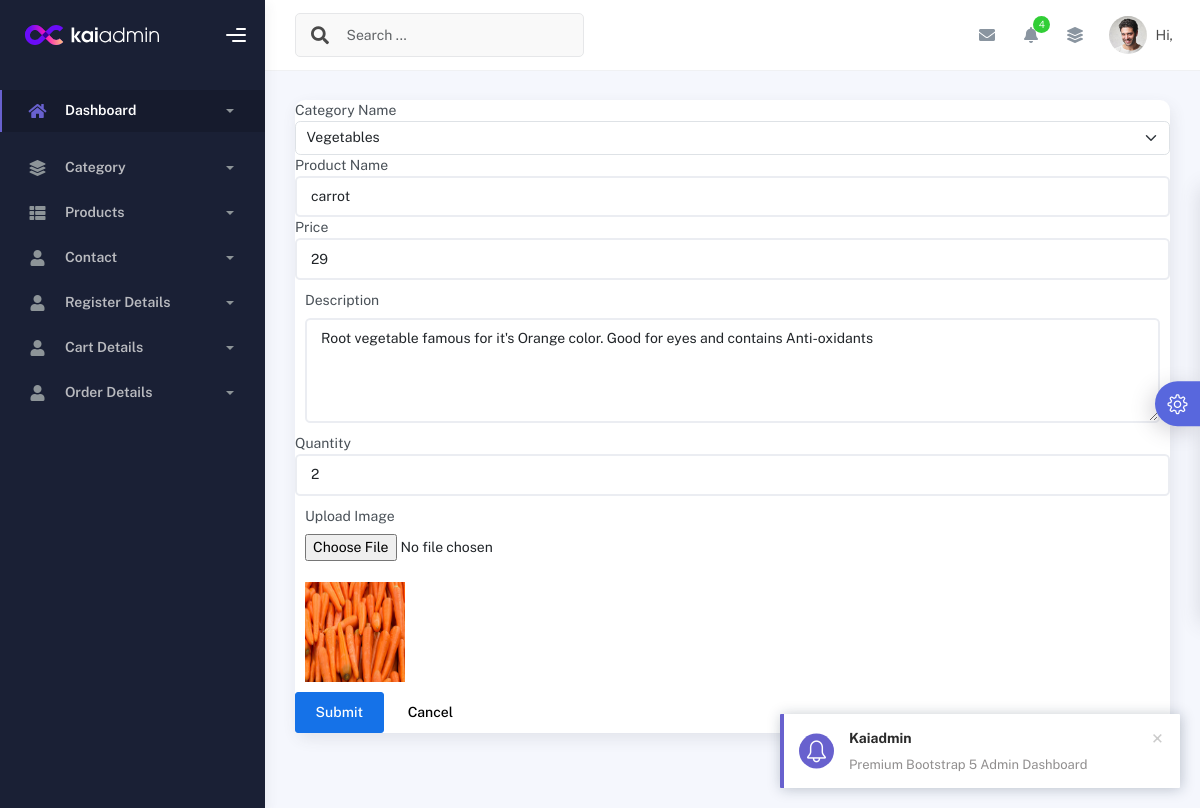
Screenshot of /AdminApp/EditProduct/1/ with the database file from the repository.
### AdminApp/models.py (models this page shows)
class ProductDB(models.Model):
    Name = models.CharField(max_length=200, null=True, blank=True)
    Product = models.CharField(max_length=200, null=True, blank=True)
    Price = models.IntegerField(null=True, blank=True)
    Description = models.CharField(max_length=200, null=True, blank=True)
    Quantity = models.IntegerField(null=True, blank=True)
    Image = models.ImageField(upload_to="Image", null=True, blank=True)

### AdminApp/views.py (the view)
# urls.py: path('EditProduct/<int:pro_id>/', views.EditProduct, name='EditProduct'),
def EditProduct(request, pro_id):
    data = ProductDB.objects.get(id=pro_id)
    Name = CategoryDB.objects.all()
    return render(request, 'EditProduct.html', {'data': data, 'Name': Name})

### AdminApp/templates/EditProduct.html (shortened to what this page needs)
<!DOCTYPE html>
{% extends 'index.html' %}
{% block content %}
<html lang="en">
<head>
</head>
<body>
<div class="card col-12">
  <form class="forms-sample" method="post" action="{% url 'UpdateProduct' pro_id=data.id %}"  enctype="multipart/form-data">
      <label for="exampleFormControlSelect1">Category Name</label><br>
      <select class="form-select" id="exampleFormControlSelect1" name="category_name">
          <option>{{data.Name}}</option>
      </select>
    <div>
        <label for="exampleInputName1">Product Name</label>
        <input type="text" class="form-control" id="exampleInputName1" placeholder="Product Name" name="product_name" value="{{data.Product}}">
    </div>
       <div>
        <label for="exampleInputName1">Price</label>
        <input type="text" class="form-control" id="example1" placeholder="Price" name="price" value="{{data.Price}}">
    </div>
      <div class="form-group">
          <label for="exampleTextarea1">Description</label>
          <textarea class="form-control" id="exampleTextarea1" rows="4" name="description">{{data.Description}}</textarea>
      </div>
      <div>
        <label for="exampleInputName1">Quantity</label>
        <input type="text" class="form-control" id="exampl1" placeholder="Quantity" name="quantity" value="{{data.Quantity}}">
      </div>
      <div class="form-group">
          <label>Upload Image</label><br>
          <input type="file" name="image" class="file-upload-default"><br><br>
          <img src="{{data.Image.url}}" width="100px" height="100px">
      </div>
      <button type="submit" class="btn btn-primary mr-2">Submit</button>
      <button class="btn btn-light">Cancel</button>
  </form>
</div>
</body>
</html>
{% endblock %}

### rows the page displays
ProductDB: category_name "Vegetables", product_name "carrot", price "29", description "Root vegetable famous for it's Orange color. Good for eyes and contains Anti-oxidants", quantity "2", Image (picture)
